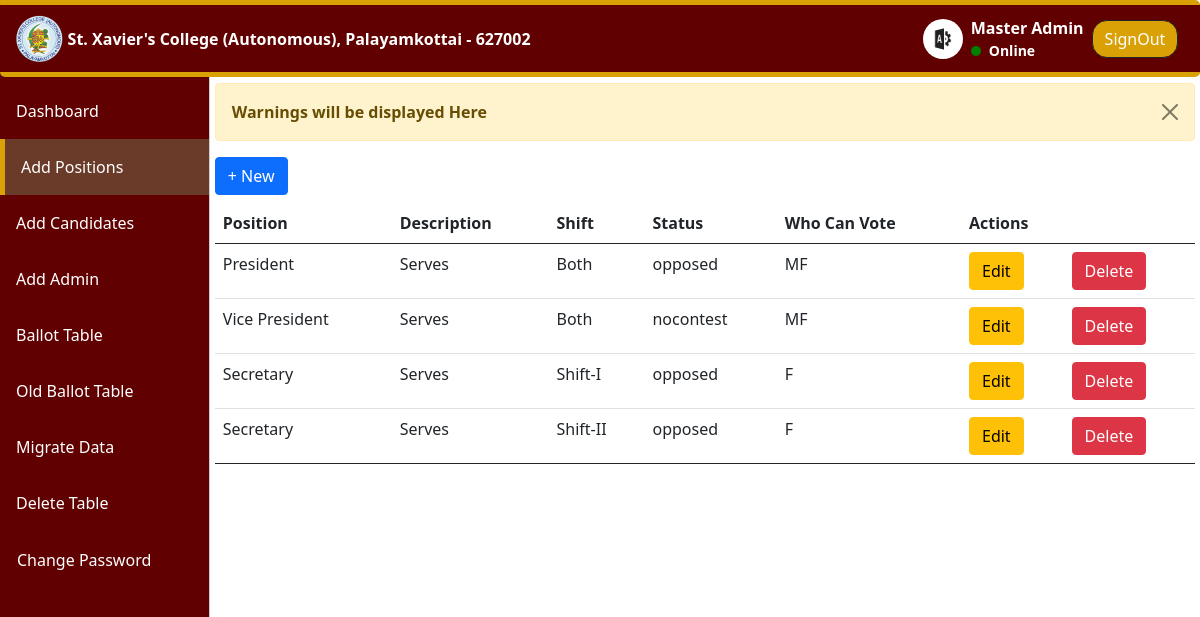
Screenshot of /admin/sxc-positions.php (signed in) with the database file from the repository.
### tables this page shows
CREATE TABLE `position` (
  `post_id` int(11) NOT NULL,
  `post` varchar(100) NOT NULL,
  `description` varchar(200) NOT NULL,
  `post_shift` enum('Shift-I','Shift-II','Both') NOT NULL,
  `post_status` enum('opposed','unopposed','nocontest') NOT NULL DEFAULT 'opposed',
  `who_can_vote` enum('MF','M','F') NOT NULL,
  `created_at` datetime NOT NULL DEFAULT current_timestamp(),
  `updated_on` datetime DEFAULT current_timestamp() ON UPDATE current_timestamp()
);

### util_classes/Position.php (called while the page is built, shortened)
<?php
include_once('../connection/connection.php');
class Position
{
    private $conn;
    private $table = 'position';
    public function __construct($conn)
    {
        $this->conn = $conn;
    }
    public function readAll()
    {
        try {
            $qry = "Select * from {$this->table}";
            $res = $this->conn->query($qry);
            $position = [];
            while ($result = $res->fetch_assoc()) {
                $position[] = $result;
            }
            return ['data' => $position, 'num_rows' => $res->num_rows];
        } catch (Exception $e) {
            echo $e->getMessage();
            $this->error=$e;
            return null;
        }
    }
}
$pos = new Position($conn);

### admin/sxc-positions.php (the view, shortened to what this page needs)
<!DOCTYPE html>
<html lang="en">
<head>
</head>
<body>
    <header>
        <?php
        include_once("includes/navbar.php");
        ?>
    </header>
    <main class="content-wrapper">
        <?php
        include_once("../util_classes/Position.php");
        ?>
        <div class='alert alert-warning alert-dismissible fade show' role='alert'>
            <buton type='button' class="btn-close" data-bs-dismiss='alert'></buton>
            <b>Warnings will be displayed Here</b><br>
        </div>
        <button type="button" name='new' class="btn btn-primary" data-bs-toggle="modal" data-bs-target="#candidate">
            + New
        </button>
        <?php
        $result = $pos->readAll();
        if ($data = $result['data']) {
            echo "<div class='table-responsive '>
        <table class='table my-2 sxc-positions '>
            <thead>
                <tr>
                    <th>Id</th>
                    <th>Position</th>
                    <th>Description</th>
                    <th>Shift</th>
                    <th>Status</th>
                    <th>Who Can Vote</th>
                    <th colspan='2'>Actions</th>
                </tr>
            </thead>
            <tbody>";
            for ($i = 0; $i < count($data); $i++) {
                echo "<tr><td>{$data[$i]['post_id']}</td><td>{$data[$i]['post']}</td><td>{$data[$i]['description']}</td><td>{$data[$i]['post_shift']}</td><td>{$data[$i]['post_status']}</td><td>{$data[$i]['who_can_vote']}</td>
                <td><button class='btn btn-warning' type='submit' name='edit' value={$data[$i]['post_id']} form='form_temp'>Edit</button></td><td><button class='btn btn-danger' type='submit' name='delete' value={$data[$i]['post_id']} form='form_temp'>Delete</button></td></tr>";
            }
            echo "</tbody>
            <tfoot>
            </tfoot>
        </table>
        </div>";
        } else {
            echo "<center><b>No Data Available</b></center>";
        }
        ?>
    </main>
</body>
</html>

### assets/css-js/styles.css (style rules this page uses)
.content-wrapper { margin-top: 5.2rem; padding:0.5rem; position: relative; }
.sxc-positions thead tr th { text-align: left; }
table th { text-align: center; }
table.table button.btn { font-size: inherit; }
.btn-close { z-index: 10050!important; }
@media screen and (min-width:768px) { .content-wrapper { padding:0rem 0.3rem; margin-left: 210px; } }

### rows the page displays
position: post "President", description "Serves", post_shift "Both", post_status "opposed", who_can_vote "MF", $data[$i]['post_id'] 1 (drawn)
position: post "Vice President", description "Serves", post_shift "Both", post_status "nocontest", who_can_vote "MF", $data[$i]['post_id'] 2 (drawn)
position: post "Secretary", description "Serves", post_shift "Shift-I", post_status "opposed", who_can_vote "F", $data[$i]['post_id'] 3 (drawn)
position: post "Secretary", description "Serves", post_shift "Shift-II", post_status "opposed", who_can_vote "F", $data[$i]['post_id'] 4 (drawn)

### other values shown
$_SESSION['admin_name'] "Master Admin"
